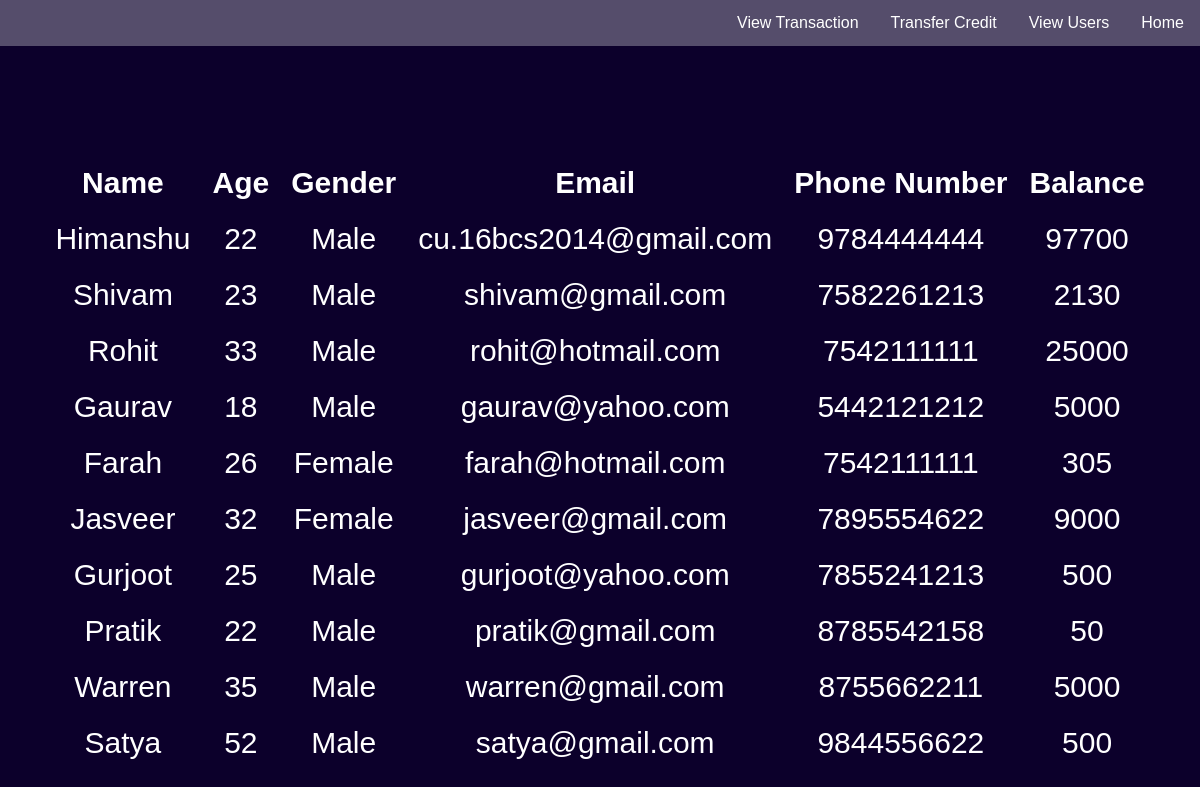
/users/, run on the app's committed database.
### creditManage/models.py (models this page shows, shortened)
class user_detail(models.Model):
	name=models.CharField(max_length=32)
	email=models.CharField(max_length=30)
	phone=models.IntegerField()
	age=models.IntegerField()
	gender=models.CharField(max_length=6)
	credit=models.IntegerField( )

### creditManage/views.py (the view)
# urls.py: url(r'^users/',views.view_usr,name='view_usr'),
def view_usr(request):
	all_entries=user_detail.objects.all()
	detail_send={"data":all_entries}
	return render(request,'creditManage/view_usr.html',detail_send)

### creditManage/templates/creditManage/view_usr.html (shortened to what this page needs)
{% load staticfiles %}
<!DOCTYPE html>
<html>
<head>
	<link rel="stylesheet" type="text/css" href="{% static 'css/index.css' %}">
	<link rel="stylesheet" type="text/css" href="{% static 'css/style.css' %}">
</head>
<body>
<ul>
	<li>
		<a class="active"
			href="/">Home
		</a>
	</li>
	<li>
		<a class="active"
			href="/users">View Users
		</a>
	</li>
	<li>
		<a class="active"
			href="/transfer">Transfer Credit
		</a>
	</li>
	<li>
		<a class="active"
			href="/transactions">View Transaction
		</a>
	</li>
</ul>
<br><br><br><br><br><br>
<table style="font-size: 30px; color: white;" align="center">
	<tr>
		<th style="padding: 10px;" align="center">Name</th>
		<th style="padding: 10px;" align="center">Age</th>
		<th style="padding: 10px;" align="center">Gender</th>
		<th style="padding: 10px;" align="center">Email</th>
		<th style="padding: 10px;" align="center">Phone Number</th>
		<th style="padding: 10px;" align="center">Balance</th>
	</tr>
	{% for val in data %}
	<tr>
		{% if val %}
		<td style="padding: 10px;" align="center">{{ val.name }}</td>
		<td style="padding: 10px;" align="center">{{ val.age }}</td>
		<td style="padding: 10px;" align="center">{{ val.gender }}</td>
		<td style="padding: 10px;" align="center">{{ val.email }}</td>
		<td style="padding: 10px;" align="center">{{ val.phone }}</td>
		<td style="padding: 10px;" align="center">{{ val.credit }}</td>
		{% endif %}
	</tr>
	{% endfor %}
</table>
</body>
</html>

### creditManage/static/css/index.css (style rules this page uses)
ul { list-style-type: none; margin: 0; padding: 0; overflow: hidden; background-color: rgba(255,255,255,0.3); }
li { float: right; }
li a { display: block; color: white; text-align: center; padding: 14px 16px; text-decoration: none; }
body { size: 100%; }

### creditManage/static/css/style.css (style rules this page uses)
body { margin: 0; padding: 0; background: #0c002b; font-family: sans-serif; }

### creditManage/templates/creditManage/view_usr.html (style rules this page uses)
ul { list-style-type: none; margin: 0; padding: 0; overflow: hidden; background-color: rgba(255,255,255,0.3); }
li { float: right; }
li a { display: block; color: white; text-align: center; padding: 14px 16px; text-decoration: none; }

### data on the page
user_detail: name "Himanshu", age "22", gender "Male", email "cu.16bcs2014@gmail.com", phone "9784444444", credit "97700"
user_detail: name "Shivam", age "23", gender "Male", email "shivam@gmail.com", phone "7582261213", credit "2130"
user_detail: name "Rohit", age "33", gender "Male", email "rohit@hotmail.com", phone "7542111111", credit "25000"
user_detail: name "Gaurav", age "18", gender "Male", email "gaurav@yahoo.com", phone "5442121212", credit "5000"
user_detail: name "Farah", age "26", gender "Female", email "farah@hotmail.com", phone "7542111111", credit "305"
user_detail: name "Jasveer", age "32", gender "Female", email "jasveer@gmail.com", phone "7895554622", credit "9000"
user_detail: name "Gurjoot", age "25", gender "Male", email "gurjoot@yahoo.com", phone "7855241213", credit "500"
user_detail: name "Pratik", age "22", gender "Male", email "pratik@gmail.com", phone "8785542158", credit "50"
user_detail: name "Warren", age "35", gender "Male", email "warren@gmail.com", phone "8755662211", credit "5000"
user_detail: name "Satya", age "52", gender "Male", email "satya@gmail.com", phone "9844556622", credit "500"
